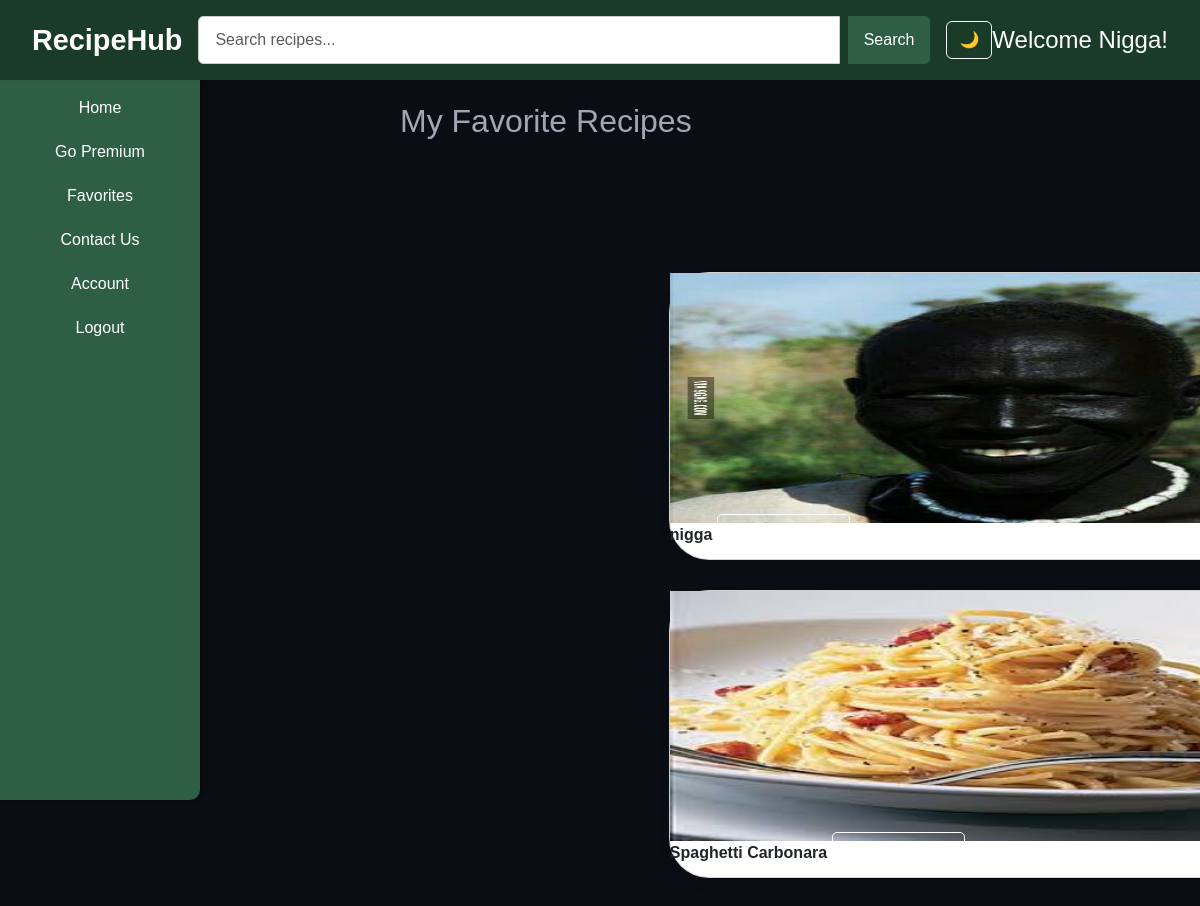
/favorites (signed in), run on the app's committed database.
### tables this page shows
CREATE TABLE Recipes (
      id INTEGER PRIMARY KEY AUTOINCREMENT,
      title TEXT,
      ingredients TEXT,
      instructions TEXT,
      duration INTEGER,
      isPremium INTEGER DEFAULT 0,
      status TEXT DEFAULT 'pending',
      staff_id INTEGER,
      createdAt TIMESTAMP DEFAULT CURRENT_TIMESTAMP, image TEXT, courseType TEXT,
      FOREIGN KEY (staff_id) REFERENCES Staff(id)
    );

### app.py (the view)
@app.route('/favorites')
def favorites():
    if 'user_id' not in session:
        flash("You must be logged in to view your favorites.", "warning")
        return redirect(url_for('login'))
    customer_id = session['user_id']
    db = get_db_connection()
    cursor = db.cursor()
    cursor.execute(
        '''
        SELECT Recipes.* FROM Recipes
        JOIN Favorites ON Recipes.id = Favorites.recipe_id
        WHERE Favorites.customer_id = ?
    ''', (customer_id, ))
    favorite_recipes = cursor.fetchall()
    db.close()
    return render_template('customer/favorites.html', recipes=favorite_recipes)

### db_setup.py (called while the page is built)
def get_db_connection():
  conn = sqlite3.connect('RecipeHub.db')
  conn.row_factory = sqlite3.Row
  return conn

### templates/customer/favorites.html (shortened to what this page needs)
{% extends 'customer/base.html' %}
{% block head %}
<link rel="stylesheet" href="{{ url_for('static', filename='favorites.css') }}">
{% endblock %}
{% block body %}
<main class="main-content">
  <h2 class="section-title">My Favorite Recipes</h2>
  <div class="content">
    <div class="cards">
      {% for recipe in recipes %}
      <div class="card">
        <img src="{{ url_for('serve_image', filename=recipe['image']) }}" alt="{{ recipe['title'] }}">
        <div class="card-info">
          <strong>{{ recipe['title'] }}</strong>
          <a href="{{ url_for('view_recipe_customer', recipe_id=recipe['id']) }}" class="button-link">View Recipe</a>
        </div>
      </div>
      {% endfor %}
    </div>
  </div>
</main>
{% endblock %}

### templates/customer/base.html (shortened to what this page needs)
<!DOCTYPE html>
<html lang="en">
<head>
  <link href="https://cdn.jsdelivr.net/npm/bootstrap@5.3.0/dist/css/bootstrap.min.css" rel="stylesheet" />
  <link rel="stylesheet" href="{{ url_for('static', filename='base.css') }}" />
  {% block head %}{% endblock %}
</head>
<body>
  <nav id="sidebarMenu" class="sidebar d-none d-md-flex flex-column flex-shrink-0 p-3 text-white">
    <ul class="nav nav-pills flex-column mb-auto">
      <li class="nav-item">
        <a href="{{ url_for('chome') }}" class="nav-link {% if request.endpoint == 'chome' %}active{% endif %}">Home</a>
      </li>
      <li>
        <a href="{{ url_for('premium') }}" class="nav-link {% if request.endpoint == 'premium' %}active{% endif %}">Go Premium</a>
      </li>
      <li><a href="{{url_for('favorites')}}" class="nav-link">Favorites</a></li>
      <li><a href="{{ url_for('contact_us') }}" class="nav-link {% if request.endpoint == 'contact_us' %}active{% endif %}">Contact Us</a></li>
      <li>
        <a href="{{ url_for('account') }}" class="nav-link {% if request.endpoint == 'account' %}active{% endif %}">Account</a>
      </li>
      <li><a href="{{ url_for('logout') }}" class="nav-link">Logout</a></li>
    </ul>
  </nav>
  <header class="flex-wrap flex-md-nowrap">
    <span class="logo">RecipeHub</span>
    {% if request.endpoint in ['chome', 'favorites'] %}
      <div class="search-bar d-flex flex-grow-1 mx-3">
        <form action="#" method="get" class="d-flex w-100">
          <input type="text" name="q" placeholder="Search recipes..." class="form-control" />
          <button type="submit" class="btn btn-success">Search</button>
        </form>
      </div>
    {% endif %}
    <button id="themeToggle" class="btn btn-outline-light">🌙</button>
    <div class="auth-buttons">
      {% if session['username'] %}
        {% if session['role'] == 'admin'%}
          <span>Welcome Admin {{ session['name'] }}!</span>
        {% elif session['role'] == 'staff'%}
          <span>Welcome Staff {{ session['name'] }}!</span>
        {% else %}
          <span>Welcome {{ session['username'] }}!</span>
        {% endif %}
      {% else %}
        <a href="{{ url_for('sign_up') }}" class="button-link">Sign Up</a>
        <a href="{{ url_for('login') }}" class="button-link">Login</a>
      {% endif %}
    </div>
  </header>
  <main class="content">
    <div class="content-inner">
      {% block body %} {% endblock %}
    </div>
  </main>
</body>
</html>

### static/base.css (style rules this page uses)
*, *::before, *::after { margin: 0; padding: 0; box-sizing: border-box; }
html, body { height: 100%; font-family: 'Poppins', sans-serif; color: #a2a5b3; background: #0b0d15; overflow-x: hidden; }
body { min-height: 100vh; }
header { background-color: #1B3B29; color: white; display: flex; justify-content: space-between; align-items: center; padding: 1rem 2rem; position: fixed; top: 0; left: 0; right: 0; z-index: 1030; font-size: 1.5rem; box-shadow: 0 2px 6px rgba(0, 0, 0, 0.05); }
.logo { font-weight: 900; font-size: 1.8rem; color: white; user-select: none; }
.search-bar input[type="text"] { padding: 0.7rem 1rem; border: 1px solid #ccc; border-radius: 5px 0 0 5px; flex-grow: 1; margin-right: 0.5rem; }
.search-bar button[type="submit"] { padding: 0.7rem 1rem; background-color: #2e5f45; color: white; border: none; border-radius: 0 5px 5px 0; cursor: pointer; }
.auth-buttons { display: flex; gap: 1rem; align-items: center; }
.button-link { text-decoration: none; color: white; padding: 0.7rem 1.2rem; border: 1px solid white; border-radius: 5px; font-size: 1rem; transition: transform 0.3s ease, box-shadow 0.3s ease; font-weight: bold; }
.sidebar { background-color: #2E5F45; border-radius: 0 10px 10px 0; box-shadow: 2px 0 5px rgba(0, 0, 0, 0.5); width: 200px; height: calc(100vh - 70px); position: fixed; top: 70px; left: 0; overflow-y: auto; z-index: 1020; padding: 1rem; }
.sidebar .nav-link { position: relative; color: white; border-radius: 10px; font-weight: 500; padding: 10px 0; text-align: center; transition: background-color 0.3s ease, color 0.3s ease; width: 100%; z-index: 1; overflow: hidden; }
.content { margin-left: 200px; margin-top: 70px; padding: 2rem; min-height: calc(100vh - 70px); overflow-x: hidden; display: flex; flex-wrap: wrap; width: 100%; justify-content: center; }
.cards { display: grid; grid-template-columns: repeat(auto-fit, minmax(300px, 1fr)); gap: 20px; width: 90%; margin: 30px auto; }
@media (min-width: 1200px) { .cards { grid-template-columns: repeat(auto-fit, minmax(350px, 1fr)); gap: 30px; } }
@media (min-width: 1200px) { .card img { height: 250px; } }
.card, .cardLocked { background-color: #fff; border-radius: 2.5rem; box-shadow: 0 6px 12px rgba(0, 0, 0, 0.1); transition: transform 0.3s ease, box-shadow 0.3s ease, background-color 0.3s ease, opacity 0.5s ease; position: relative; display: flex; flex-direction: column; }
.content-inner { width: 100%; max-width: 800px; }

### data on the page
Recipes: username "Nigga", image (picture), title "nigga"
Recipes: image (picture), title "Spaghetti Carbonara"
